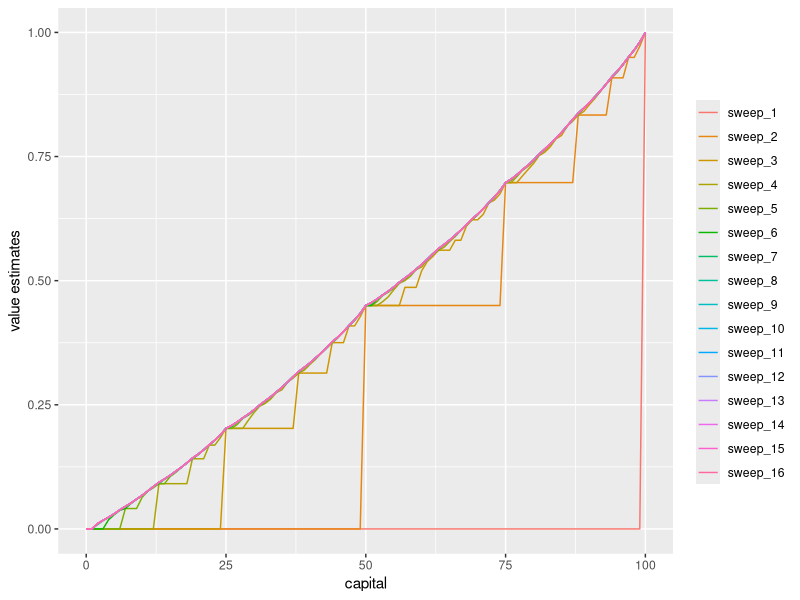
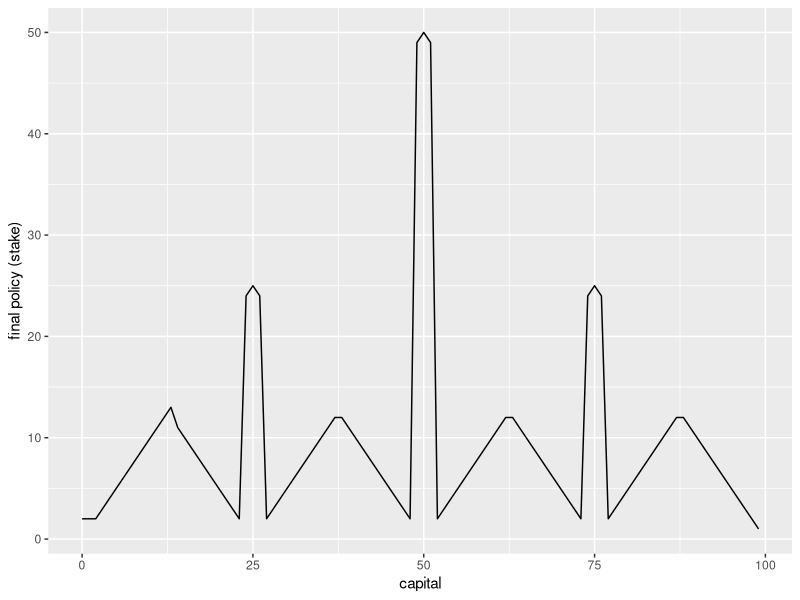

Generate these figures, in order, with R:
library(tidyverse)
library(reshape2)

# V <- vector("double", 101)
# V[101] <- 1
# prob <- 0.45


backup_action <- function(state, action){
  # state <- state+1
  if(state + action >= 102 | state - action <= 0)
  #   browser()
    return(0)
  val <- (prob * V[state + action]) + ((1 - prob) * V[state - action])
  if(is.na(val))
    browser()
  return(val)
}


vi <- function(){
  sweep_history <- list()
  count <- 1
  sweep_history[[count]] <- V
  
  while(TRUE){
    old_v <- V
    
    for(state in 2:100){
      vals <- map_dbl(2:min(state, 101-state), backup_action, state = state)
      V[state] <<- max(vals)
    }
    count <- count + 1
    sweep_history[[count]] <- V
    if(max(abs(old_v - V)) < 1e-8)
      break
  }
  return(sweep_history)
}

policy <- function(state){
  actions <- 2:min(state, 101-state)
  vals <- map_dbl(actions, backup_action, state = state)
  best_action <- actions[which.max(round(vals, 7))]
  return(best_action)
}



# plotting figure 4.3
plot_fig4.3.1 <- function() {
  V <<- vector("double", 101)
  V[101] <<- 1
  prob <<- 0.45
  
  vi_result <- vi()
  
  p1 <- vi_result %>% 
    as.data.frame %>% 
    rename_with(.cols = everything(), .fn = ~paste0("sweep_", 1:16)) %>%
    mutate("capital" = 0:100) %>% 
    melt(measure.vars = paste0("sweep_", 1:16)) %>% 
    ggplot(aes(capital, value, group = variable, color = variable)) +
    geom_line() +
    labs(color = "", y = "value estimates")
  
  return(p1)
}


plot_fig4.3.2 <- function() {
  p2 <- map_dbl(1:100, policy) %>% 
    as.data.frame %>% 
    rename(stake := `.`) %>% 
    mutate("capital" = 0:99) %>% 
    ggplot(aes(capital, stake)) +
    geom_line() +
    labs(color = "", y = "final policy (stake)")
  
  return(p2)
}


plot_fig4.3.1()
plot_fig4.3.2()
